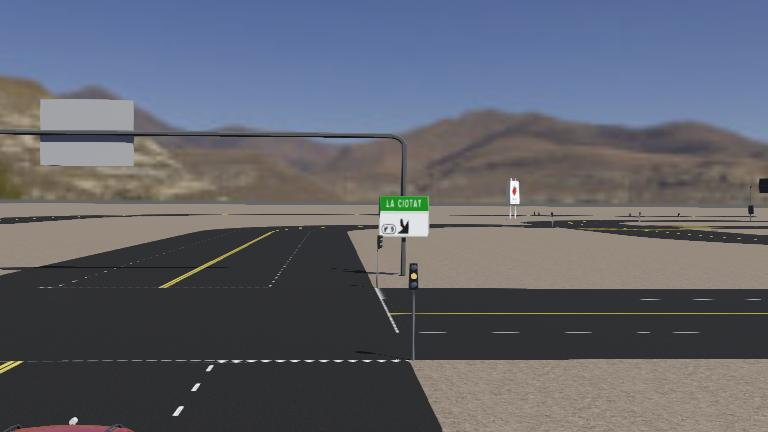
#> input picture Mission 1/RAS_coursework_M1/worlds/.world.jpg, 768 x 432 px
$ python -i object_detection.py   (imports and definitions only)
#> lines starting #> are read from the running program, lines starting #| are printed output that depends on the picture; after the words box and inside, x2 and y2 are one past the last pixel; in counts of white or black regions, pixels touching at a corner belong together
import cv2
import numpy as np

def detect_objects(image):
    """
    Detects objects based on thresholding in the grayscale image.
    Args:
        image (np.ndarray): The image captured by the robot's camera.
    Returns:
        list of dict: A list of detected objects with their centroid and size.
    """
    # GRAY SCALE THRESHOLDING FAILED TO WORK PROPERLY SO I TRANSITIONED TO COLOUR SEGMENTATION INSTEAD.
    # Convert image from RGBA to grayscale for OpenCV processing
    gray_image = cv2.cvtColor(image , cv2.COLOR_RGBA2GRAY)
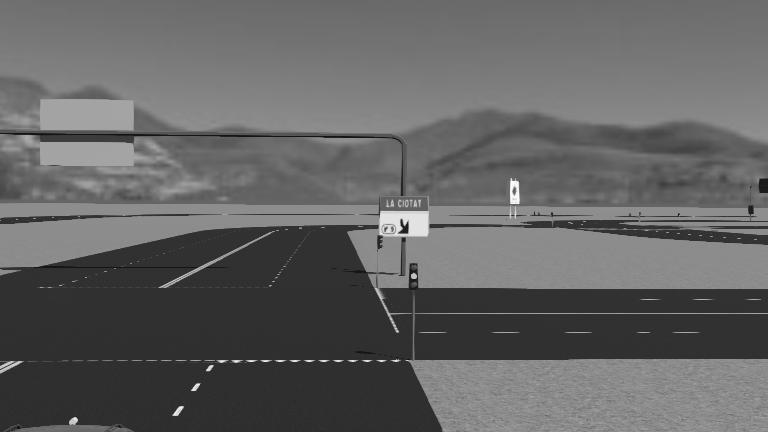
#> gray_image: shape (432, 768); min 6, max 255, mean 99.2

    # Apply a binary threshold to get a binary image
    _, thresh = cv2.threshold(gray_image, 128, 255, cv2.THRESH_BINARY)
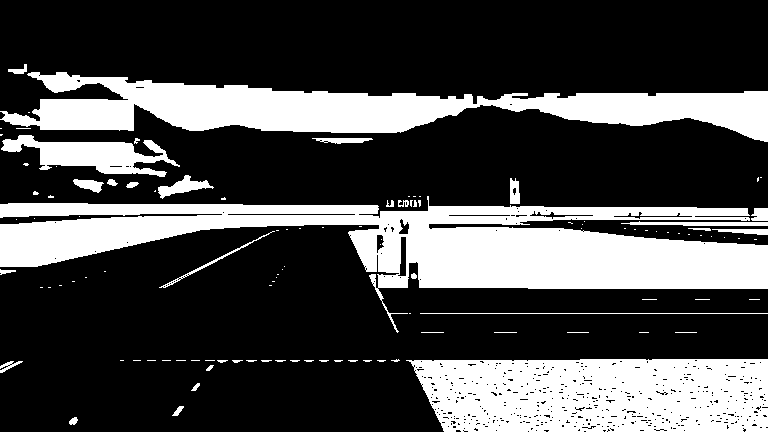
#> thresh: shape (432, 768); 28.8% white; 112 white regions (78 under 20 px), largest, box (x1, y1, x2, y2) and area: (0, 196, 768, 333) 39753, (0, 72, 768, 142) 24708, (406, 359, 768, 432) 23527


    #COLOUR SEGMENTATION
    hsv = cv2.cvtColor(image, cv2.COLOR_BGR2HSV)
#> hsv: shape (432, 768, 3); mean H, S, V 52.2, 49.2, 115.7

    # These values are approximate and may need adjustment
    lower_greenish_yellow = np.array([20, 50, 50])  # Lower HSV values
    upper_greenish_yellow = np.array([40, 255, 255])  # Upper HSV values

    # Create a mask based on the specified range
    mask = cv2.inRange(hsv, lower_greenish_yellow, upper_greenish_yellow)
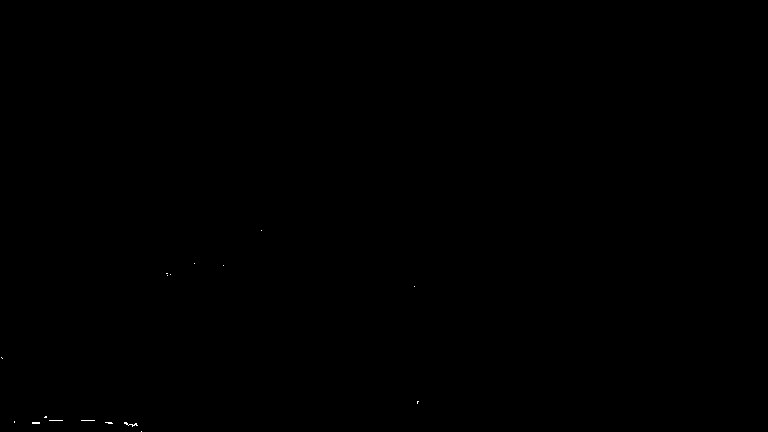
#> mask: shape (432, 768); 0.03% white in thin lines or dots, all inside (x1, y1, x2, y2) = (1, 230, 419, 432)

    # Find contours on the binary image
    contours, _ = cv2.findContours(mask, cv2.RETR_EXTERNAL, cv2.CHAIN_APPROX_SIMPLE)
#> contours = 17 contours, all with area under 20

    # Filter out very small contours that could be noise
    filtered_contours = [cnt for cnt in contours if cv2.contourArea(cnt) > 50]
#> filtered_contours = []

    # Debug: Print the number of contours found before filtering
    print(f"Found {len(contours)} contours before filtering.")
#| Found 17 contours before filtering.

    copy = image.copy()

    objects = []
    for contour in contours:
        x, y, w, h = cv2.boundingRect(contour)
        area = cv2.contourArea(contour)
        if area > 24:  # Adjust this threshold as necessary
            # Draw a green rectangle around the detected object
            cv2.rectangle(copy, (x, y), (x + w, y + h), (0, 255, 0), 2)
            M = cv2.moments(contour)
            if M['m00'] != 0:
                cx = int(M['m10'] / M['m00'])
                cy = int(M['m01'] / M['m00'])

                rect_size = 1  # This will create a BLUE rectangle at the center of the object
                top_left = (cx - rect_size, cy - rect_size)
                bottom_right = (cx + rect_size, cy + rect_size)

                # Draw a blue rectangle at the centroid
                cv2.rectangle(copy, top_left, bottom_right, (255, 0, 0), -1)
                objects.append({'centroid': (cx, cy), 'size': area})
#> this loop made 17 passes
#> (x, y, w, h, area) on passes 1, 2, 3, 11, 12, 13, 15, 16, 17: (141, 431, 1, 1, 0), (124, 422, 14, 5, 9), (105, 422, 8, 2, 4), (414, 286, 1, 1, 0), (167, 275, 1, 1, 0), (170, 274, 1, 1, 0), (223, 265, 1, 1, 0), (194, 263, 1, 1, 0), (261, 230, 1, 1, 0)
#> (contour, x, y, w, h, area) on passes 4 to 9: ([[32, 422], [32, 423], [39, 423], [39, 422]], 32, 422, 8, 2, 7), ([[14, 421], [14, 422]], 14, 421, 1, 2, 0), ([[81, 420], [94, 420]], 81, 420, 14, 1, 0), ([[49, 420], [62, 420]], 49, 420, 14, 1, 0), ([[45, 416], [44, 417], [46, 417], [46, 416]], 44, 416, 3, 2, 1.5), ([[417, 401], [417, 403], [417, 402], [418, 401]], 417, 401, 2, 3, 0.5)
#> after the loop, objects = []

    # Scale and display the image with detected objects
    scale = 4
    vid_name = "Detected Objects"
    cv2.namedWindow(vid_name, cv2.WINDOW_NORMAL)
    cv2.resizeWindow(vid_name, image.shape[1] * scale, image.shape[0] * scale)
    cv2.imshow(vid_name, copy)  # Display the copy with rectangles
    cv2.waitKey(0)  # Wait indefinitely for a key press
    cv2.destroyAllWindows()  # Close the window after a key press

    # Debug: Print the number of objects identified
    print(f"Identified {len(objects)} objects after filtering.")
#| Identified 0 objects after filtering.

    return objects

>>> import cv2
>>> picture = cv2.cvtColor(cv2.imread('../../../../Mission 1/RAS_coursework_M1/worlds/.world.jpg'), cv2.COLOR_BGR2RGB)
>>> result = detect_objects(picture)
#> result = []
